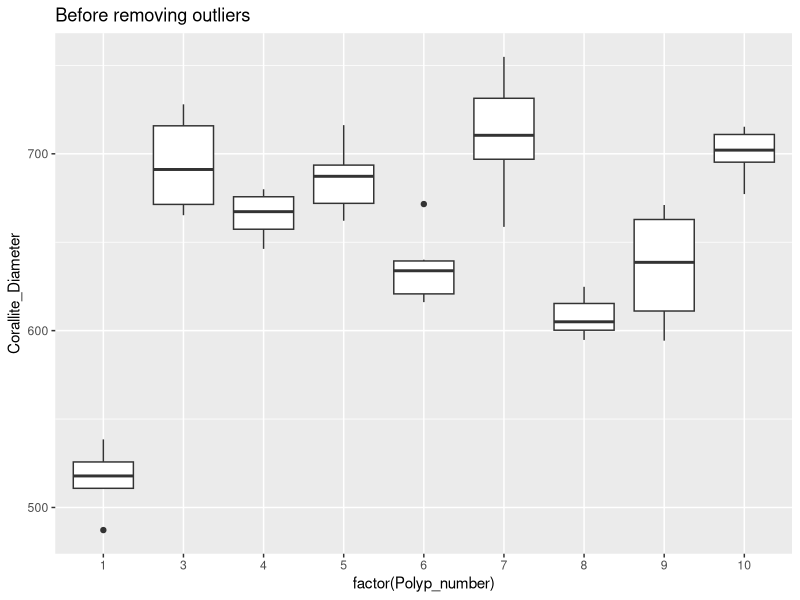
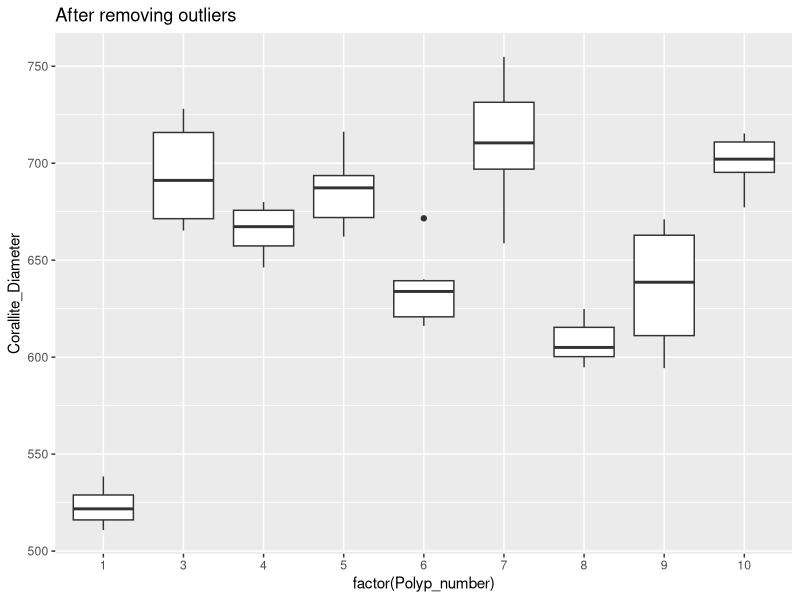
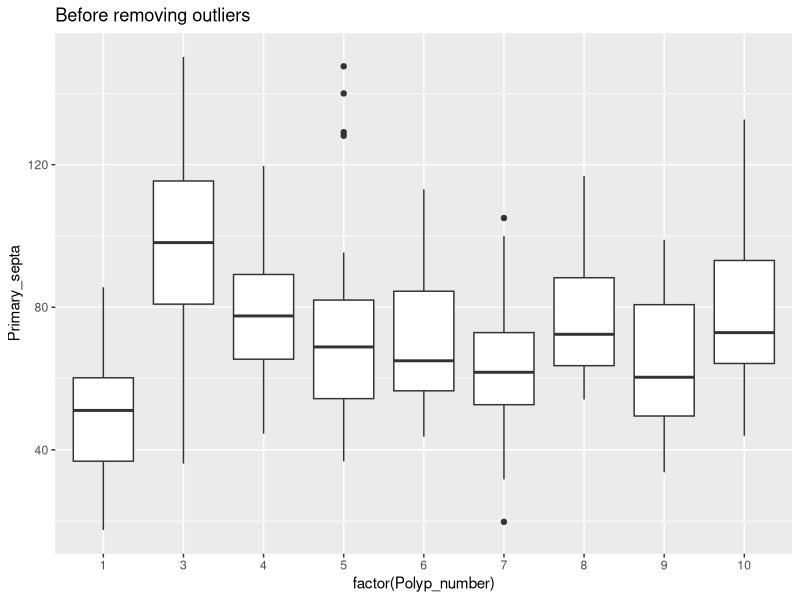
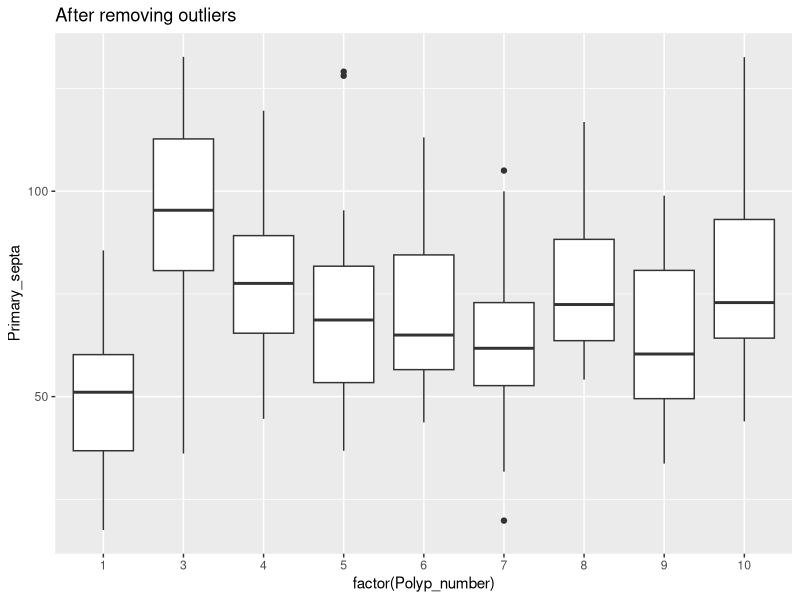
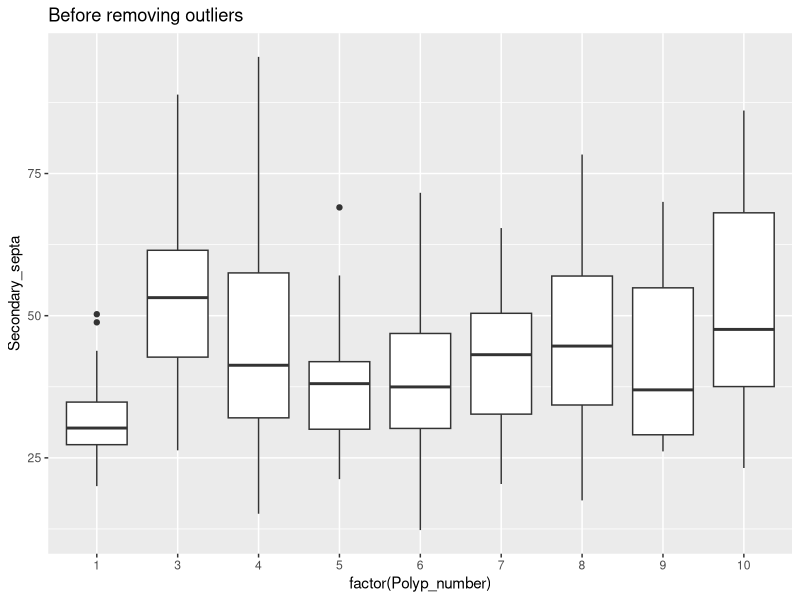
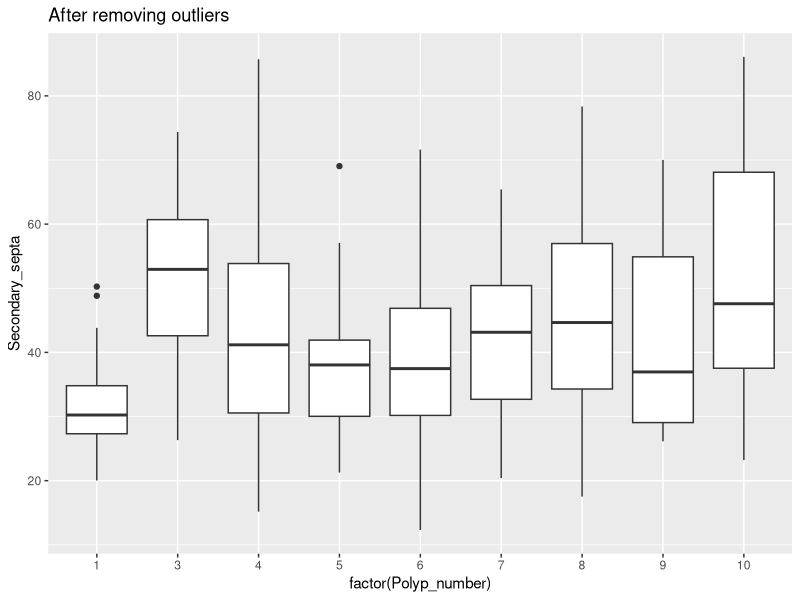
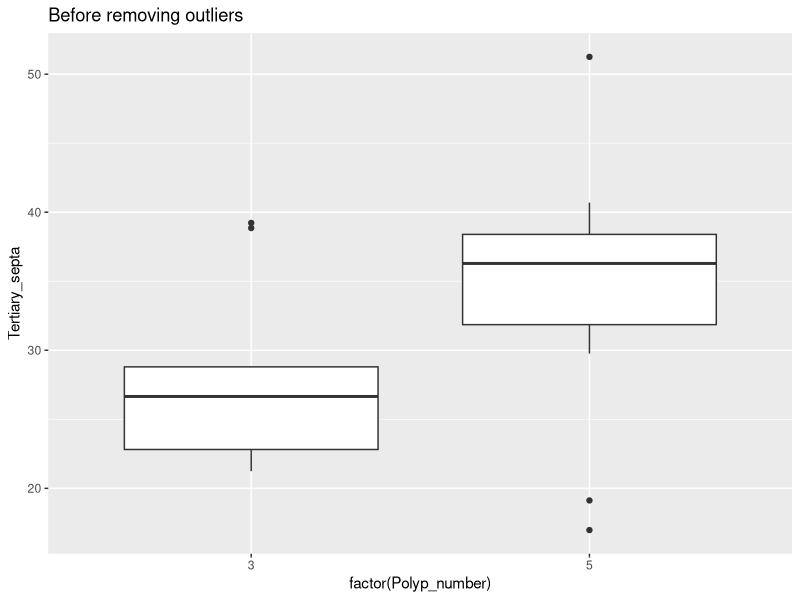
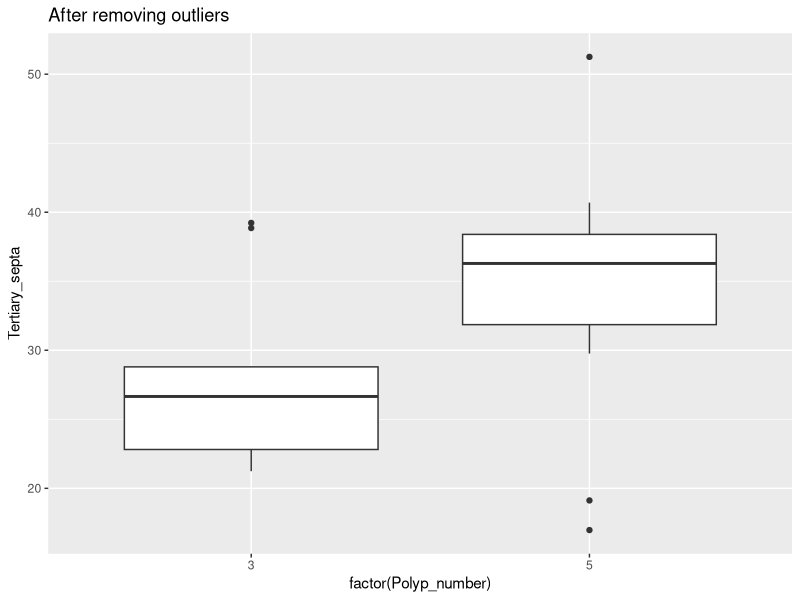

Recreate these plots in R, in order.
## ---- chunk 1
## load libraries
library(ggplot2)
library(readr)
library(dplyr)
library(tidyverse)
library(gridExtra)
library(ggpubr)
library(lubridate)
library(cowplot)
library(ggthemes)
library(patchwork)
## ---- chunk 2
#loading data
sem <- read_csv("Data/Mineral/SEM_polyp_diameters.csv")

## ---- chunk 3
#cleaning data and prepare the data for the first analysis 
#removing the Na presented in the dataset

sem_clean_data <- sem[rowSums(is.na(sem)) != ncol(sem), ]

## ---- chunk 4
#Define for each number of polyp spat a color different 
#polyp_colors <- c(
#  "1" = "red",
#  "2" = "blue",
#  "3" = "green",
#  "4" = "purple",
#  "5" = "orange",
#  "6" = "gray",
#  "7" = "black",
#  "8" = "yellow",
#  "9" ="pink",
#  "10" = "darkblue"
#  )

#ploting the coralite diameters with boxplot and point repartition 
coralite_diameters <- ggplot(sem_clean_data, aes(x = factor(Polyp_number),
                  y = Corallite_Diameter,
                  fill = factor(Polyp_number),
                  color = factor(Polyp_number))) +
  geom_boxplot(outlier.shape = NA, alpha = 0.5) +
  geom_jitter(width = 0.2, size = 1, alpha = 0.8) +
  scale_fill_tableau(palette = "Jewel Bright") +
  scale_color_tableau(palette = "Jewel Bright") +
  labs(x = "Number of polyps per spat",
       y = "Corallite diameter (µm)",
       fill = "Polyp Number",
       color = "Polyp Number") +
  theme_minimal(base_size = 25)+
  theme( axis.title.x = element_text(size = 12),     # X-axis title
    axis.title.y = element_text(size = 12),     # Y-axis title
    axis.text.x  = element_text(size = 12),     # X-axis tick labels
    axis.text.y  = element_text(size = 12),     # Y-axis tick labels
    legend.title = element_text(size = 12),     # Legend titles
    legend.text  = element_text(size = 12)      # Legend labels
    )

ggsave("Output/coralite_diameters.png", plot = coralite_diameters, width = 10, height = 5, dpi = 500)

#plotting the data with the same concept to vizualize the point distribution of the corallite diameters in µm but via violont plot 
#ggplot(sem_clean_data, aes(x = factor(Polyp_number),
 #                 y = Corallite_Diameter,
  #              fill = factor(Polyp_number),
   #               color = factor(Polyp_number))) +
  #geom_violin(outlier.shape = NA, alpha = 0.5) +
  #geom_jitter(width = 0.2, size = 2, alpha = 0.8) +
  #scale_fill_tableau(palette = "Jewel Bright") +
  #scale_color_tableau(palette = "Jewel Bright") +
  #labs(x = "Number of polyps per spat",
  #     y = "Corallite diameter (µm)",
  #     fill = "Polyp Number",
  #     color = "Polyp Number") +
  #theme_minimal(base_size = 14)


#ploting the primary septa with boxplot and point repartition 
primary_septa <- ggplot(sem_clean_data, aes(x = factor(Polyp_number),
                  y = Primary_septa,
                  fill = factor(Polyp_number),
                  color = factor(Polyp_number))) +
  geom_boxplot(outlier.shape = NA, alpha = 0.5) +
  geom_jitter(width = 0.2, size = 1, alpha = 0.8) +
  scale_fill_tableau(palette = "Jewel Bright") +
  scale_color_tableau(palette = "Jewel Bright") +
  labs(x = "Number of polyps per spat",
       y = "Primary septa width (µm)",
       fill = "Polyp Number",
       color = "Polyp Number") +
  theme_minimal(base_size = 14)+ 
   theme( axis.title.x = element_text(size = 12),     # X-axis title
    axis.title.y = element_text(size = 12),     # Y-axis title
    axis.text.x  = element_text(size = 12),     # X-axis tick labels
    axis.text.y  = element_text(size = 12),     # Y-axis tick labels
    legend.title = element_text(size = 12),     # Legend titles
    legend.text  = element_text(size = 12)      # Legend labels
    )

ggsave("Output/primary_septa.png", plot = primary_septa, width = 10, height = 5, dpi = 500)

#ploting the secondary septa with boxplot and point repartition 
secondary_septa <- ggplot(sem_clean_data, aes(x = factor(Polyp_number),
                  y = Secondary_septa,
                  fill = factor(Polyp_number),
                  color = factor(Polyp_number))) +
  geom_boxplot(outlier.shape = NA, alpha = 0.5) +
  geom_jitter(width = 0.2, size = 1, alpha = 0.8) +
  scale_fill_tableau(palette = "Jewel Bright") +
  scale_color_tableau(palette = "Jewel Bright") +
  labs(x = "Number of polyps per spat",
       y = "Secondary septa width (µm)",
       fill = "Polyp Number",
       color = "Polyp Number") +
  theme_minimal(base_size = 14)+ 
   theme( axis.title.x = element_text(size = 12),     # X-axis title
    axis.title.y = element_text(size = 12),     # Y-axis title
    axis.text.x  = element_text(size = 12),     # X-axis tick labels
    axis.text.y  = element_text(size = 12),     # Y-axis tick labels
    legend.title = element_text(size = 12),     # Legend titles
    legend.text  = element_text(size = 12)      # Legend labels
    )

ggsave("Output/secondary_septa.png", plot = secondary_septa, width = 10, height = 5, dpi = 500)

#ploting the tertiary septa with boxplot and point repartition 
tertiary_septa <- ggplot(sem_clean_data, aes(x = factor(Polyp_number),
                  y = Tertiary_septa,
                  fill = factor(Polyp_number),
                  color = factor(Polyp_number))) +
  geom_boxplot(outlier.shape = NA, alpha = 0.5) +
  geom_jitter(width = 0.2, size = 1, alpha = 0.8) +
  scale_fill_tableau(palette = "Jewel Bright") +
  scale_color_tableau(palette = "Jewel Bright") +
  labs(x = "Number of polyps per spat",
       y = "Tertiary septa width (µm)",
       fill = "Polyp Number",
       color = "Polyp Number") +
  theme_minimal(base_size = 14)+ 
   theme( axis.title.x = element_text(size = 12),     # X-axis title
    axis.title.y = element_text(size = 12),     # Y-axis title
    axis.text.x  = element_text(size = 12),     # X-axis tick labels
    axis.text.y  = element_text(size = 12),     # Y-axis tick labels
    legend.title = element_text(size = 12),     # Legend titles
    legend.text  = element_text(size = 12)      # Legend labels
    )

ggsave("Output/tertiary_septa.png", plot = tertiary_septa, width = 10, height = 5, dpi = 600)

#ploting the columella with boxplot and point repartition 
columella <- ggplot(sem_clean_data, aes(x = factor(Polyp_number),
                  y = Columella,
                  fill = factor(Polyp_number),
                  color = factor(Polyp_number))) +
  geom_boxplot(outlier.shape = NA, alpha = 0.5) +
  geom_jitter(width = 0.2, size = 1, alpha = 0.8) +
  scale_fill_tableau(palette = "Jewel Bright") +
  scale_color_tableau(palette = "Jewel Bright") +
  labs(x = "Number of polyps per spat",
       y = "Columella (µm)",
       fill = "Polyp Number",
       color = "Polyp Number") +
  theme_minimal(base_size = 14)+ 
   theme( axis.title.x = element_text(size = 12),     
    axis.title.y = element_text(size = 12),     
    axis.text.x  = element_text(size = 12),    
    axis.text.y  = element_text(size = 12),     
    legend.title = element_text(size = 12),     
    legend.text  = element_text(size = 12)      
    )

ggsave("Output/columella.png", plot = columella, width = 10, height = 5, dpi = 600)

#merge all the graph in one graph
# Remove legends from all except one (say p1)
p1 <- coralite_diameters + theme(legend.position = "none", 
axis.title.x = element_blank(),
                 axis.text.x = element_blank(),
                 axis.ticks.x = element_blank())

p2 <- primary_septa + theme(legend.position = "none", axis.title.x = element_blank(),
                 axis.text.x = element_blank(),
                 axis.ticks.x = element_blank())

p3 <- secondary_septa + theme(legend.position = "none", axis.title.x = element_blank(),
                 axis.text.x = element_blank(),
                 axis.ticks.x = element_blank())

p4 <- tertiary_septa + theme(legend.position = "none",axis.title.x = element_blank(),
                 axis.text.x = element_blank(),
                 axis.ticks.x = element_blank())

p5 <- columella + theme(legend.position = "bottom",           
    legend.title.align = 0.5,             
    legend.box = "horizontal") 

# Combine plots
combined_plot <- (p1 | p2) / (p3 | p4) / (p5)

# Save to file
ggsave("Output/combined_plot.pdf", combined_plot, width = 12, height = 10)

## ---- chunk 5
#let take a look to the assemtpion of the data 
#create separe file for each variable in the dataset

#CORALLITE
Corallite <- sem_clean_data[, c("Polyp_number", "Corallite_Diameter")]
Corallite_without_Na <- na.omit(Corallite)

#removing outlier 
Corallite_outlier <- Corallite_without_Na %>%
  filter(
    Corallite_Diameter >= quantile(Corallite_Diameter, 0.25) - 1.5 * IQR(Corallite_Diameter),
    Corallite_Diameter <= quantile(Corallite_Diameter, 0.75) + 1.5 * IQR(Corallite_Diameter)
  )

# Before removing outliers
ggplot(Corallite_without_Na, aes(x = factor(Polyp_number), y = Corallite_Diameter)) +
  geom_boxplot() +
  ggtitle("Before removing outliers")

# After removing outliers
ggplot(Corallite_outlier, aes(x = factor(Polyp_number), y = Corallite_Diameter)) +
  geom_boxplot() +
  ggtitle("After removing outliers")

#PRIMARY SEPTA
Psepta <- sem_clean_data[, c("Polyp_number", "Primary_septa")]
Psepta_without_Na <- na.omit(Psepta)

#removing outlier 
Psepta_outlier <- Psepta_without_Na %>%
  filter(
    Primary_septa >= quantile(Primary_septa, 0.25) - 1.5 * IQR(Primary_septa),
    Primary_septa <= quantile(Primary_septa, 0.75) + 1.5 * IQR(Primary_septa)
  )

# Before removing outliers
ggplot(Psepta_without_Na, aes(x = factor(Polyp_number), y = Primary_septa)) +
  geom_boxplot() +
  ggtitle("Before removing outliers")

# After removing outliers
ggplot(Psepta_outlier, aes(x = factor(Polyp_number), y = Primary_septa)) +
  geom_boxplot() +
  ggtitle("After removing outliers")

#SECONDARY SEPTA
Ssepta <- sem_clean_data[, c("Polyp_number", "Secondary_septa")]
Ssepta_without_Na <- na.omit(Ssepta)

#removing outlier 
Ssepta_outlier <- Ssepta_without_Na %>%
  filter(
    Secondary_septa >= quantile(Secondary_septa, 0.25) - 1.5 * IQR(Secondary_septa),
    Secondary_septa <= quantile(Secondary_septa, 0.75) + 1.5 * IQR(Secondary_septa)
  )

# Before removing outliers
ggplot(Ssepta_without_Na, aes(x = factor(Polyp_number), y = Secondary_septa)) +
  geom_boxplot() +
  ggtitle("Before removing outliers")

# After removing outliers
ggplot(Ssepta_outlier, aes(x = factor(Polyp_number), y = Secondary_septa)) +
  geom_boxplot() +
  ggtitle("After removing outliers")

#TERTIARY SEPTA
Tsepta <- sem_clean_data[, c("Polyp_number", "Tertiary_septa")]
Tsepta_without_Na <- na.omit(Tsepta)

#removing outlier 
Tsepta_outlier <- Tsepta_without_Na %>%
  filter(
    Tertiary_septa >= quantile(Tertiary_septa, 0.25) - 1.5 * IQR(Tertiary_septa),
    Tertiary_septa <= quantile(Tertiary_septa, 0.75) + 1.5 * IQR(Tertiary_septa)
  )

# Before removing outliers
ggplot(Tsepta_without_Na, aes(x = factor(Polyp_number), y = Tertiary_septa)) +
  geom_boxplot() +
  ggtitle("Before removing outliers")

# After removing outliers
ggplot(Tsepta_outlier, aes(x = factor(Polyp_number), y = Tertiary_septa)) +
  geom_boxplot() +
  ggtitle("After removing outliers")

#COLUMELLA SEPTA
Columella <- sem_clean_data[, c("Polyp_number", "Columella")]
Columella_without_Na <- na.omit(Columella)

#removing outlier 
Columella_outlier <- Columella_without_Na %>%
  filter(
    Columella >= quantile(Columella, 0.25) - 1.5 * IQR(Columella),
    Columella <= quantile(Columella, 0.75) + 1.5 * IQR(Columella)
  )

# Before removing outliers
ggplot(Columella_without_Na, aes(x = factor(Polyp_number), y = Columella)) +
  geom_boxplot() +
  ggtitle("Before removing outliers")

# After removing outliers
ggplot(Columella_outlier, aes(x = factor(Polyp_number), y = Columella)) +
  geom_boxplot() +
  ggtitle("After removing outliers")

## ---- chunk 6
Coralite_diameters_clean <- ggplot(Corallite_outlier, aes(x = factor(Polyp_number),
                  y = Corallite_Diameter,
                  fill = factor(Polyp_number),
                  color = factor(Polyp_number))) +
  geom_boxplot(outlier.shape = NA, alpha = 0.5) +
  geom_jitter(width = 0.2, size = 1, alpha = 0.8) +
  scale_fill_tableau(palette = "Jewel Bright") +
  scale_color_tableau(palette = "Jewel Bright") +
  labs(x = "Number of polyps per spat",
       y = "Corallite diameter (µm)",
       fill = "Polyp Number",
       color = "Polyp Number") +
  theme_minimal(base_size = 25)+
  theme( axis.title.x = element_text(size = 12),     
    axis.title.y = element_text(size = 12),     
    axis.text.x  = element_text(size = 12),     
    axis.text.y  = element_text(size = 12),     
    legend.title = element_text(size = 12),     
    legend.text  = element_text(size = 12)      
    )

ggsave("Output/Coralite_diameters_clean.png", plot = Coralite_diameters_clean, width = 10, height = 5, dpi = 500)

primary_septa_clean <- ggplot(Psepta_outlier, aes(x = factor(Polyp_number),
                  y = Primary_septa,
                  fill = factor(Polyp_number),
                  color = factor(Polyp_number))) +
  geom_boxplot(outlier.shape = NA, alpha = 0.5) +
  geom_jitter(width = 0.2, size = 1, alpha = 0.8) +
  scale_fill_tableau(palette = "Jewel Bright") +
  scale_color_tableau(palette = "Jewel Bright") +
  labs(x = "Number of polyps per spat",
       y = "Primary septa witdh (µm)",
       fill = "Polyp Number",
       color = "Polyp Number") +
  theme_minimal(base_size = 25)+
  theme( axis.title.x = element_text(size = 12),     
    axis.title.y = element_text(size = 12),     
    axis.text.x  = element_text(size = 12),     
    axis.text.y  = element_text(size = 12),     
    legend.title = element_text(size = 12),     
    legend.text  = element_text(size = 12)      
    )

ggsave("Output/primary_septa_clean.png", plot = primary_septa_clean, width = 10, height = 5, dpi = 500)

secondary_septa_clean <- ggplot(Ssepta_outlier, aes(x = factor(Polyp_number),
                  y = Secondary_septa,
                  fill = factor(Polyp_number),
                  color = factor(Polyp_number))) +
  geom_boxplot(outlier.shape = NA, alpha = 0.5) +
  geom_jitter(width = 0.2, size = 1, alpha = 0.8) +
  scale_fill_tableau(palette = "Jewel Bright") +
  scale_color_tableau(palette = "Jewel Bright") +
  labs(x = "Number of polyps per spat",
       y = "Secondary septa witdh (µm)",
       fill = "Polyp Number",
       color = "Polyp Number") +
  theme_minimal(base_size = 25)+
  theme( axis.title.x = element_text(size = 12),     
    axis.title.y = element_text(size = 12),     
    axis.text.x  = element_text(size = 12),     
    axis.text.y  = element_text(size = 12),     
    legend.title = element_text(size = 12),     
    legend.text  = element_text(size = 12)      
    )

ggsave("Output/secondary_septa_clean.png", plot = secondary_septa_clean, width = 10, height = 5, dpi = 500)

tertiary_septa_clean <- ggplot(Tsepta_outlier, aes(x = factor(Polyp_number),
                  y = Tertiary_septa,
                  fill = factor(Polyp_number),
                  color = factor(Polyp_number))) +
  geom_boxplot(outlier.shape = NA, alpha = 0.5) +
  geom_jitter(width = 0.2, size = 1, alpha = 0.8) +
  scale_fill_tableau(palette = "Jewel Bright") +
  scale_color_tableau(palette = "Jewel Bright") +
  labs(x = "Number of polyps per spat",
       y = "Tertiary septa witdh (µm)",
       fill = "Polyp Number",
       color = "Polyp Number") +
  theme_minimal(base_size = 25)+
  theme( axis.title.x = element_text(size = 12),     
    axis.title.y = element_text(size = 12),     
    axis.text.x  = element_text(size = 12),     
    axis.text.y  = element_text(size = 12),     
    legend.title = element_text(size = 12),     
    legend.text  = element_text(size = 12)      
    )

ggsave("Output/tertiary_septa_clean.png", plot = tertiary_septa_clean, width = 10, height = 5, dpi = 500)

columella_clean <- ggplot(Columella_outlier, aes(x = factor(Polyp_number),
                  y = Columella,
                  fill = factor(Polyp_number),
                  color = factor(Polyp_number))) +
  geom_boxplot(outlier.shape = NA, alpha = 0.5) +
  geom_jitter(width = 0.2, size = 1, alpha = 0.8) +
  scale_fill_tableau(palette = "Jewel Bright") +
  scale_color_tableau(palette = "Jewel Bright") +
  labs(x = "Number of polyps per spat",
       y = "Columella (µm)",
       fill = "Polyp Number",
       color = "Polyp Number") +
  theme_minimal(base_size = 25)+
  theme( axis.title.x = element_text(size = 12),     
    axis.title.y = element_text(size = 12),     
    axis.text.x  = element_text(size = 12),     
    axis.text.y  = element_text(size = 12),     
    legend.title = element_text(size = 12),     
    legend.text  = element_text(size = 12)      
    )

ggsave("Output/columella_clean.png", plot = columella_clean, width = 10, height = 5, dpi = 500)

#merge all the graph with no outlier in one graph
# Remove legends from all except one 
P1 <- Coralite_diameters_clean + theme(legend.position = "none", 
axis.title.x = element_blank(),
                 axis.text.x = element_blank(),
                 axis.ticks.x = element_blank())

P2 <- primary_septa_clean + theme(legend.position = "none", axis.title.x = element_blank(),
                 axis.text.x = element_blank(),
                 axis.ticks.x = element_blank())

P3 <- secondary_septa_clean + theme(legend.position = "none", axis.title.x = element_blank(),
                 axis.text.x = element_blank(),
                 axis.ticks.x = element_blank())

P4 <- tertiary_septa_clean + theme(legend.position = "none",axis.title.x = element_blank(),
                 axis.text.x = element_blank(),
                 axis.ticks.x = element_blank())

P5 <- columella_clean + theme(legend.position = "bottom",           
    legend.title.align = 0.5,             
    legend.box = "horizontal") 

# Combine plots
combined_plot_without_outlier <- (P1 | P2) / (P3 | P4) / (P5)

# Save to file
ggsave("Output/combined_plot_without_outlier.pdf", combined_plot_without_outlier, width = 12, height = 10)

## ---- chunk 7
#vizualisation of the data via graph
#CORALLITE
hist(Corallite_outlier$Corallite_Diameter,
     main = "Histogram of Corallite Diameter",
     xlab = "Corallite Diameter",
     breaks = 15)

#PRIMARY SEPTA
hist(Psepta_outlier$Primary_septa,
     main = "Histogram of Primary septa",
     xlab = "Primary septa",
     breaks = 15)

#Secondary SEPTA
hist(Ssepta_outlier$Secondary_septa,
     main = "Histogram of Secondary septa",
     xlab = "Secondary septa",
     breaks = 15)

#tertiary septa
hist(Tsepta_outlier$Tertiary_septa,
     main = "Histogram of Tertiary septa",
     xlab = "Tertiary septa",
     breaks = 15)

#COLUMELLA 
hist(Columella_outlier$Columella,
     main = "Histogram of Columella",
     xlab = "Primary columella",
     breaks = 15)

#Q-Q plot 
#CORALLITE
qqnorm(Corallite_outlier$Corallite_Diameter)
qqline(Corallite_outlier$Corallite_Diameter, col = "red")

#Primary septa
qqnorm(Psepta_outlier$Primary_septa)
qqline(Psepta_outlier$Primary_septa, col = "red")

#secondary septa 
qqnorm(Ssepta_outlier$Secondary_septa)
qqline(Ssepta_outlier$Secondary_septa, col = "red")

#Tertiary septa 
qqnorm(Tsepta_outlier$Tertiary_septa)
qqline(Tsepta_outlier$Tertiary_septa, col = "red")

#Tertiary septa 
qqnorm(Columella_outlier$Columella)
qqline(Columella_outlier$Columella, col = "red")

#statistic part
#normality on coralitte diameter µm 
shapiro.test(residuals(aov(Corallite_Diameter ~ Polyp_number, data = Corallite_outlier)))
#normality validated
#normality on primary septa witdh µm
shapiro.test(residuals(aov(Primary_septa ~ Polyp_number, data = Psepta_outlier)))
#normality validated
#normality on secondary septa witdh µm
shapiro.test(residuals(aov(Secondary_septa ~ Polyp_number, data = Ssepta_outlier)))
#normality validated
#normality on tertiary septa witdh µm
shapiro.test(residuals(aov(Tertiary_septa ~ Polyp_number, data = Tsepta_outlier)))
#do not follow the normality need to used a Kruskal-Wallis test 
#normality on columella witdh µm
shapiro.test(residuals(aov(Columella ~ Polyp_number, data = Columella_outlier)))
#normality validated

#ANOVA test
#CORALLITE
anova_result_coralitte <- aov(Corallite_Diameter ~ factor(Polyp_number), data = Corallite_outlier)
summary(anova_result_coralitte)
#Post-Hoc comparaison 
tukey_result_coralitte <- TukeyHSD(anova_result_coralitte)
tukey_result_coralitte

#creation heat map t vizualize the posthoc test
# Extract Tukey results as a data frame
tukey_df_coralitte <- as.data.frame(tukey_result_coralitte$'factor(Polyp_number)') %>%
  rownames_to_column(var = "comparison") %>%
  select(comparison, `p adj`) %>%
  separate(comparison, into = c("Group1", "Group2"), sep = "-")

# Create a matrix for plotting
heatmap_df_coralitte <- tukey_df_coralitte %>%
  pivot_wider(names_from = Group2, values_from = `p adj`) %>%
  column_to_rownames("Group1")

# Convert to long format for ggplot
heatmap_long_coralitte <- heatmap_df_coralitte %>%
  rownames_to_column("Group1") %>%
  pivot_longer(-Group1, names_to = "Group2", values_to = "p_value")

# Plot
ggplot(heatmap_long_coralitte, aes(x = Group1, y = Group2, fill = p_value)) +
  geom_tile(color = "white") +
  scale_fill_gradient(low = "red", high = "white", na.value = "grey90",
                      name = "p-value") +
  geom_text(aes(label = round(p_value, 3))) +
  theme_minimal() +
  labs(title = "Tukey HSD Pairwise Comparisons coralitte")

##################

#PRIMARY septa
anova_result_primary <- aov(Primary_septa ~ factor(Polyp_number), data = Psepta_outlier)
summary(anova_result_primary)
#Post-Hoc comparaison 
tukey_result_primary <- TukeyHSD(anova_result_primary)
tukey_result_primary

#creation heat map t vizualize the posthoc test
# Extract Tukey results as a data frame
tukey_df_primary <- as.data.frame(tukey_result_primary$'factor(Polyp_number)') %>%
  rownames_to_column(var = "comparison") %>%
  select(comparison, `p adj`) %>%
  separate(comparison, into = c("Group1", "Group2"), sep = "-")

# Create a matrix for plotting
heatmap_df_primary <- tukey_df_primary %>%
  pivot_wider(names_from = Group2, values_from = `p adj`) %>%
  column_to_rownames("Group1")

# Convert to long format for ggplot
heatmap_long_primary <- heatmap_df_primary %>%
  rownames_to_column("Group1") %>%
  pivot_longer(-Group1, names_to = "Group2", values_to = "p_value")

# Plot
ggplot(heatmap_long_primary, aes(x = Group1, y = Group2, fill = p_value)) +
  geom_tile(color = "white") +
  scale_fill_gradient(low = "red", high = "white", na.value = "grey90",
                      name = "p-value") +
  geom_text(aes(label = round(p_value, 3))) +
  theme_minimal() +
  labs(title = "Tukey HSD Pairwise Comparisons primary septa")

##################

#Secondary septa
anova_result_secondary <- aov(Secondary_septa ~ factor(Polyp_number), data = Ssepta_outlier)
summary(anova_result_secondary)
#Post-Hoc comparaison 
tukey_result_secondary <- TukeyHSD(anova_result_secondary)
tukey_result_secondary

#creation heat map t vizualize the posthoc test
# Extract Tukey results as a data frame
tukey_df_secondary <- as.data.frame(tukey_result_secondary$'factor(Polyp_number)') %>%
  rownames_to_column(var = "comparison") %>%
  select(comparison, `p adj`) %>%
  separate(comparison, into = c("Group1", "Group2"), sep = "-")

# Create a matrix for plotting
heatmap_df_secondary <- tukey_df_primary %>%
  pivot_wider(names_from = Group2, values_from = `p adj`) %>%
  column_to_rownames("Group1")

# Convert to long format for ggplot
heatmap_long_secondary <- heatmap_df_secondary %>%
  rownames_to_column("Group1") %>%
  pivot_longer(-Group1, names_to = "Group2", values_to = "p_value")

# Plot
ggplot(heatmap_long_secondary, aes(x = Group1, y = Group2, fill = p_value)) +
  geom_tile(color = "white") +
  scale_fill_gradient(low = "red", high = "white", na.value = "grey90",
                      name = "p-value") +
  geom_text(aes(label = round(p_value, 3))) +
  theme_minimal() +
  labs(title = "Tukey HSD Pairwise Comparisons secondary septa")

##################

#Tertiary septa
anova_result_tertiary <- aov(Tertiary_septa ~ factor(Polyp_number), data = Tsepta_outlier)
summary(anova_result_tertiary)
#Post-Hoc comparaison 
tukey_result_tertiary <- TukeyHSD(anova_result_tertiary)
tukey_result_tertiary

#creation heat map t vizualize the posthoc test
# Extract Tukey results as a data frame
tukey_df_tertiary <- as.data.frame(tukey_result_tertiary$'factor(Polyp_number)') %>%
  rownames_to_column(var = "comparison") %>%
  select(comparison, `p adj`) %>%
  separate(comparison, into = c("Group1", "Group2"), sep = "-")

# Create a matrix for plotting
heatmap_df_tertiary <- tukey_df_tertiary %>%
  pivot_wider(names_from = Group2, values_from = `p adj`) %>%
  column_to_rownames("Group1")

# Convert to long format for ggplot
heatmap_long_tertiary <- heatmap_df_tertiary %>%
  rownames_to_column("Group1") %>%
  pivot_longer(-Group1, names_to = "Group2", values_to = "p_value")

# Plot
ggplot(heatmap_long_tertiary, aes(x = Group1, y = Group2, fill = p_value)) +
  geom_tile(color = "white") +
  scale_fill_gradient(low = "red", high = "white", na.value = "grey90",
                      name = "p-value") +
  geom_text(aes(label = round(p_value, 3))) +
  theme_minimal() +
  labs(title = "Tukey HSD Pairwise Comparisons tertiary septa")

##################

#Columella 
anova_result_columella <- aov(Columella ~ factor(Polyp_number), data = Columella_outlier)
summary(anova_result_columella)
#Post-Hoc comparaison 
tukey_result_columella <- TukeyHSD(anova_result_columella)
tukey_result_columella

#creation heat map t vizualize the posthoc test
# Extract Tukey results as a data frame
tukey_df_columella <- as.data.frame(tukey_result_columella$'factor(Polyp_number)') %>%
  rownames_to_column(var = "comparison") %>%
  select(comparison, `p adj`) %>%
  separate(comparison, into = c("Group1", "Group2"), sep = "-")

# Create a matrix for plotting
heatmap_df_columella <- tukey_df_columella %>%
  pivot_wider(names_from = Group2, values_from = `p adj`) %>%
  column_to_rownames("Group1")

# Convert to long format for ggplot
heatmap_long_columella <- heatmap_df_columella %>%
  rownames_to_column("Group1") %>%
  pivot_longer(-Group1, names_to = "Group2", values_to = "p_value")

# Plot
ggplot(heatmap_long_columella, aes(x = Group1, y = Group2, fill = p_value)) +
  geom_tile(color = "white") +
  scale_fill_gradient(low = "red", high = "white", na.value = "grey90",
                      name = "p-value") +
  geom_text(aes(label = round(p_value, 3))) +
  theme_minimal() +
  labs(title = "Tukey HSD Pairwise Comparisons columella")

